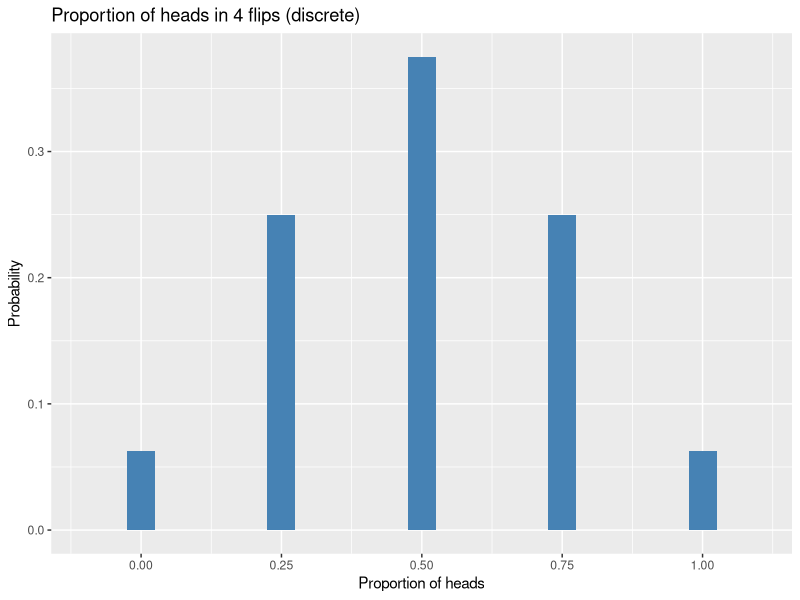

Here is the R script that generated this plot:
## ---- chunk 1
#| fig-width: 6.5
#| fig-height: 4
library(ggplot2)

flips <- data.frame(heads = 0:4)
flips$proportion <- flips$heads / 4
flips$probability <- dbinom(flips$heads, size = 4, prob = 0.5)
flips

ggplot(flips, aes(proportion, probability)) +
  geom_col(width = 0.05, fill = "steelblue") +
  scale_x_continuous(breaks = flips$proportion, limits = c(-0.1, 1.1)) +
  labs(title = "Proportion of heads in 4 flips (discrete)",
       x = "Proportion of heads", y = "Probability")
